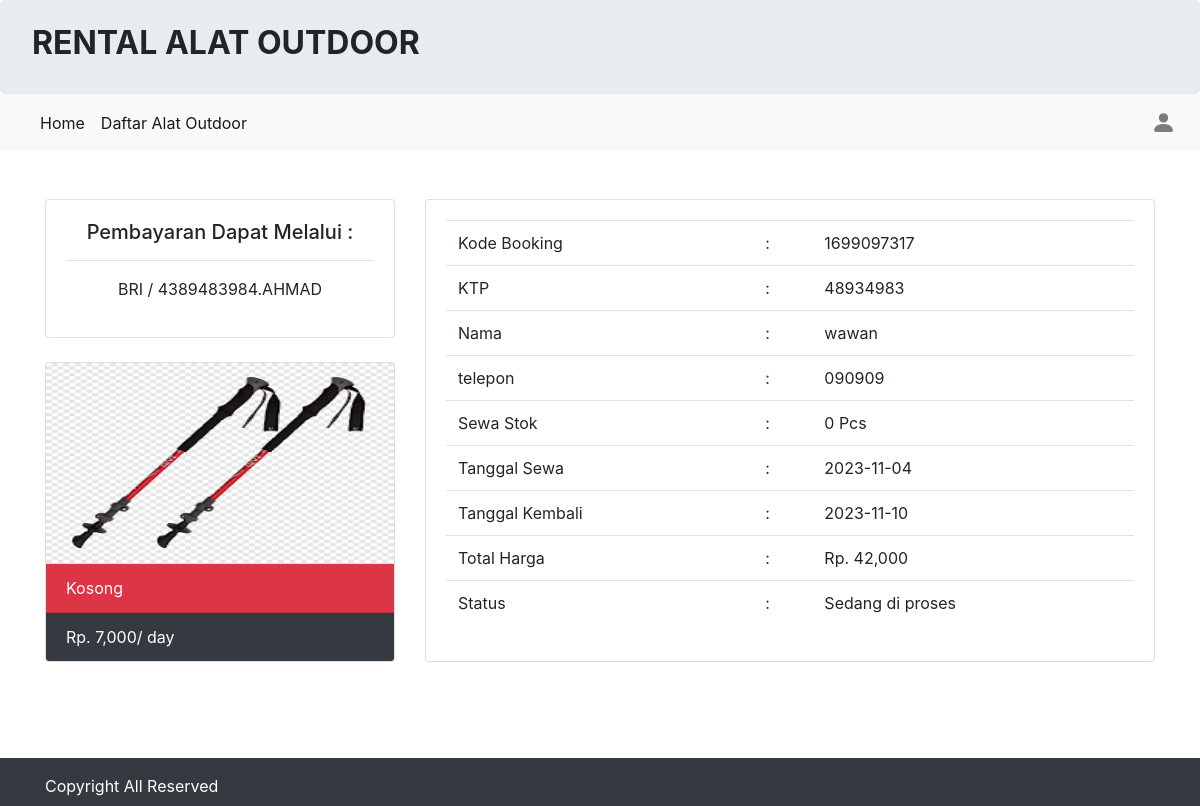
The app's page /bayar.php?id=1699097317 with its own data.
### tables this page shows
CREATE TABLE `tbl_alat_212303` (
  `212303_id_alat` int(11) NOT NULL,
  `212303_nama` varchar(50) NOT NULL,
  `212303_harga` int(50) NOT NULL,
  `212303_deskripsi` varchar(255) NOT NULL,
  `212303_stok` int(15) NOT NULL,
  `212303_gambar` text NOT NULL
);

CREATE TABLE `tbl_booking_212303` (
  `212303_id_booking` int(11) NOT NULL,
  `212303_kode_booking` varchar(25) NOT NULL,
  `212303_id_login` int(50) NOT NULL,
  `212303_id_alat` varchar(50) NOT NULL,
  `212303_nama` varchar(50) NOT NULL,
  `212303_alamat` varchar(100) NOT NULL,
  `212303_ktp` varchar(20) NOT NULL,
  `212303_no_telp` varchar(20) NOT NULL,
  `212303_jml_sewa` int(15) NOT NULL,
  `212303_tgl_sewa` date NOT NULL,
  `212303_tgl_kmb` date NOT NULL,
  `212303_total_bayar` int(100) NOT NULL,
  `212303_konfirmasi` varchar(50) NOT NULL,
  `212303_tgl_input` date NOT NULL
);

### bayar.php (the view, shortened to what this page needs)
<?php
require 'koneksi.php';
include 'header.php';
$kode_booking = $_GET['id'];
$query = "SELECT * FROM tbl_booking_212303 WHERE 212303_kode_booking = '$kode_booking'";
$hasil = mysqli_query($koneksi,$query);
$isi = mysqli_fetch_assoc($hasil);
$id_alat = $isi['212303_id_alat'];
$query2 = "SELECT * FROM tbl_alat_212303 WHERE 212303_id_alat = '$id_alat'";
$hasil2 = mysqli_query($koneksi,$query2);
$isi2 = mysqli_fetch_assoc($hasil2);
?>
<br>
<br>
<div class="container">
    <div class="row">
        <div class="col-sm-4">
            <div class="card">
                <div class="card-body text-center">
                    <h5>Pembayaran Dapat Melalui :</h5>
                    <hr />
                    <p>BRI / 4389483984.AHMAD</p>
                </div>
            </div>
            <br />
            <div class="card">
                <img src="images/<?php echo $isi2['212303_gambar']; ?>" class="card-img-top" style="height:200px;">
                <ul class="list-group list-group-flush">
                    <?php if ($isi2['212303_stok'] >= 1) { ?>
                        <li class="list-group-item bg-primary text-white">
                            <i class="fa fa-check"></i> Sisa <?= $isi2['212303_stok']; ?> Pcs
                        </li>
                    <?php } else { ?>
                        <li class="list-group-item bg-danger text-white">
                            <i class="fa fa-close"></i> Kosong
                        </li>
                    <?php } ?>
                    <li class="list-group-item bg-dark text-white">
                        <i class="fa fa-money"></i> Rp. <?php echo number_format($isi2['212303_harga']); ?>/ day
                    </li>
                </ul>
            </div>
        </div>
        <div class="col-sm-8">
            <div class="card">
                <div class="card-body">
                    <table class="table">
                        <tr>
                            <td>Kode Booking </td>
                            <td> :</td>
                            <td><?php echo $isi['212303_kode_booking']; ?></td>
                        </tr>
                        <tr>
                            <td>KTP </td>
                            <td> :</td>
                            <td><?php echo $isi['212303_ktp']; ?></td>
                        </tr>
                        <tr>
                            <td>Nama </td>
                            <td> :</td>
                            <td><?php echo $isi['212303_nama']; ?></td>
                        </tr>
                        <tr>
                            <td>telepon </td>
                            <td> :</td>
                            <td><?php echo $isi['212303_no_telp']; ?></td>
                        </tr>
                        <tr>
                            <td>Sewa Stok </td>
                            <td> :</td>
                            <td><?php echo $isi['212303_jml_sewa']; ?> Pcs</td>
                        </tr>
                        <tr>
                            <td>Tanggal Sewa </td>
                            <td> :</td>
                            <td><?php echo $isi['212303_tgl_sewa']; ?></td>
                        </tr>
                        <tr>
                            <td>Tanggal Kembali </td>
                            <td> :</td>
                            <td><?php echo $isi['212303_tgl_kmb']; ?></td>
                        </tr>
                        <tr>
                            <td>Total Harga </td>
                            <td> :</td>
                            <td>Rp. <?php echo number_format($isi['212303_total_bayar']); ?></td>
                        </tr>
                        <tr>
                            <td>Status </td>
                            <td> :</td>
                            <td><?php echo $isi['212303_konfirmasi']; ?></td>
                        </tr>
                    </table>
                </div>
            </div>
        </div>
    </div>
</div>
<br>
<br>
<br>
<?php include 'footer.php'; ?>

### records on screen
tbl_alat_212303: 212303_gambar (picture), 212303_harga "7,000"
tbl_booking_212303: 212303_kode_booking "1699097317", 212303_ktp "48934983", 212303_nama "wawan", 212303_no_telp "090909", 212303_jml_sewa "0", 212303_tgl_sewa "2023-11-04", 212303_tgl_kmb "2023-11-10", 212303_total_bayar "42,000", 212303_konfirmasi "Sedang di proses"
